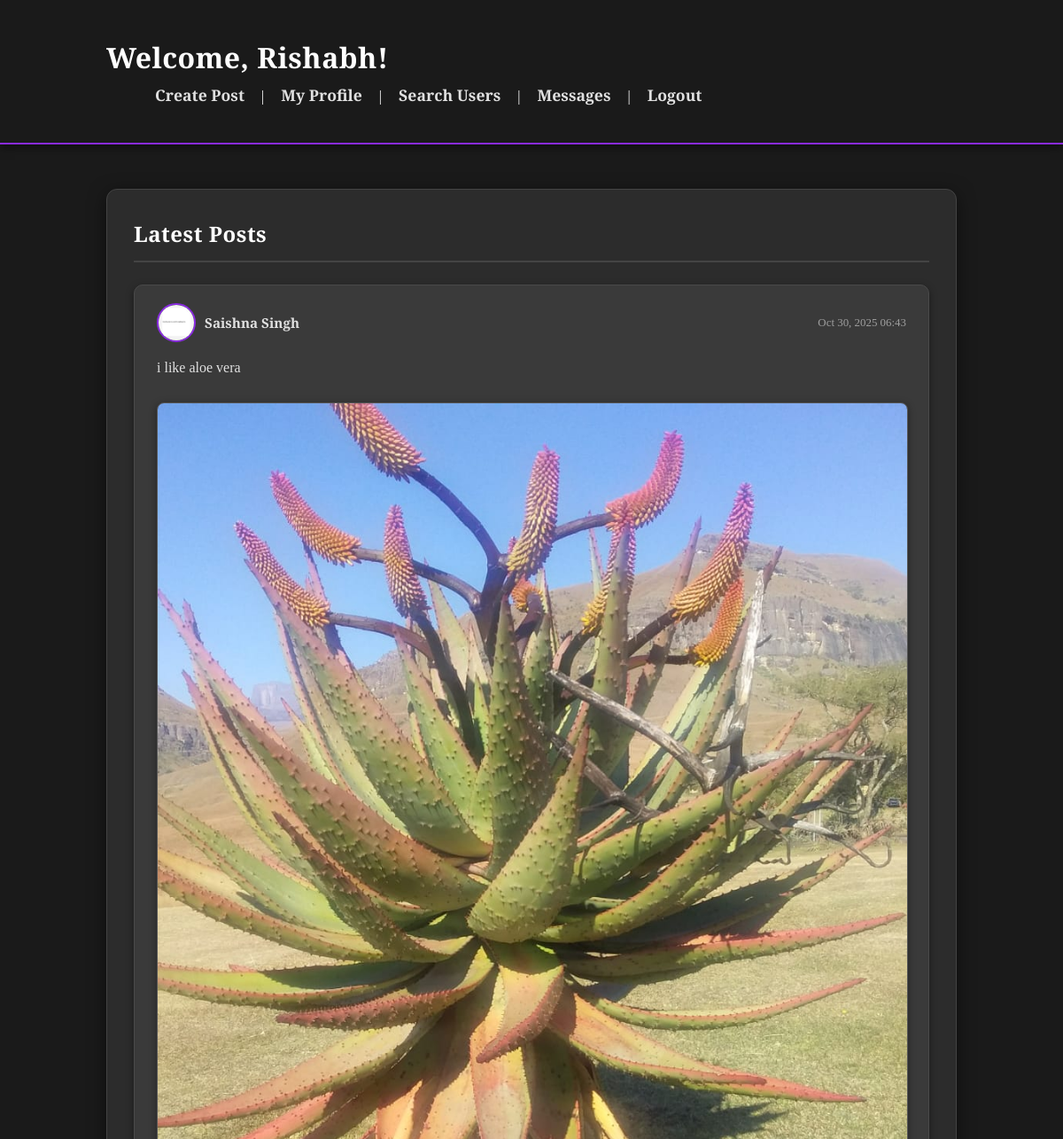
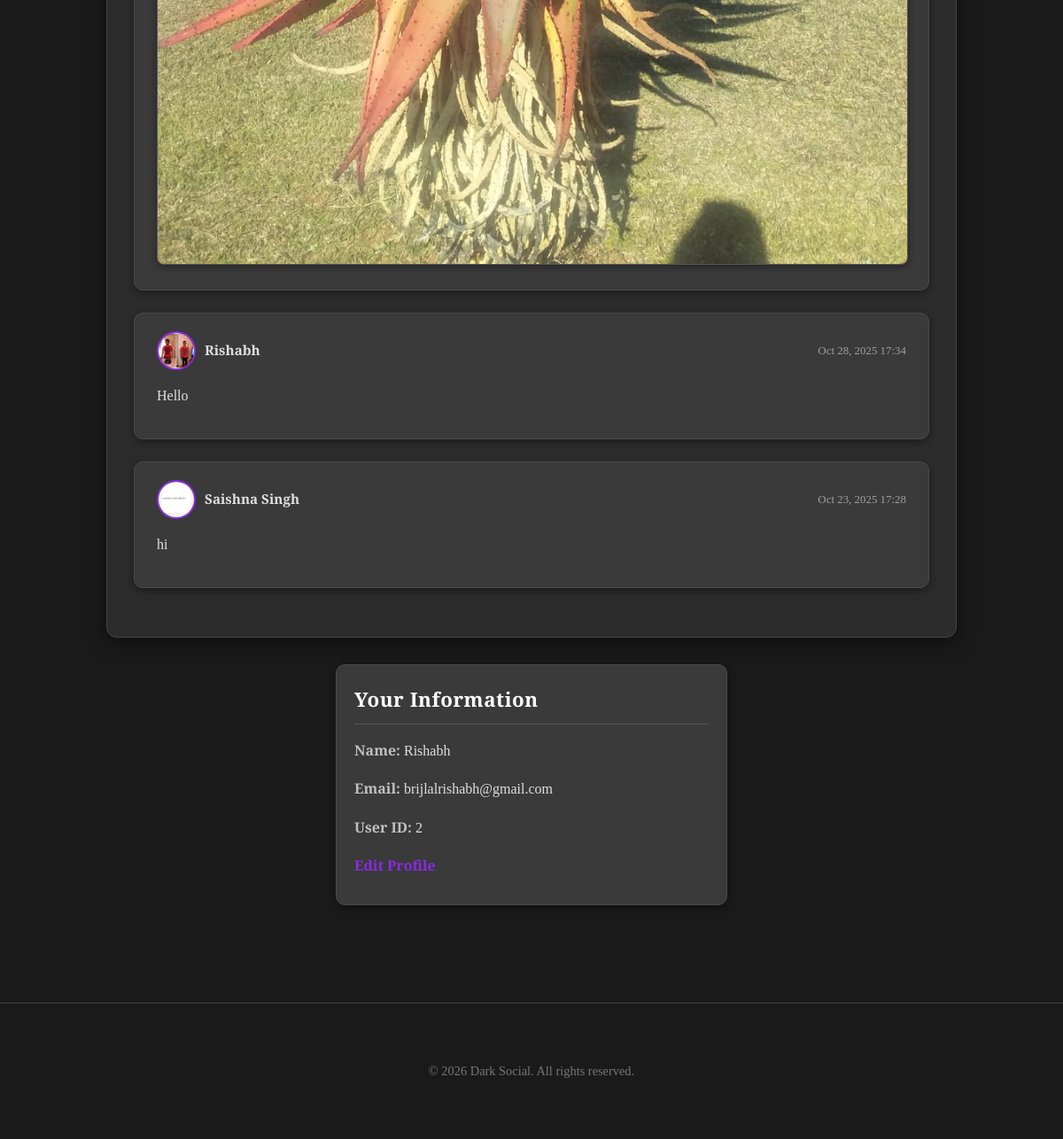
The app's page /pages/dashboard.php (signed in) with its own data (2 pictures, top to bottom).
### tables this page shows
CREATE TABLE `posts` (
  `post_id` int(11) NOT NULL,
  `user_id` int(11) NOT NULL,
  `content` text NOT NULL,
  `image_path` varchar(255) DEFAULT NULL,
  `created_at` timestamp NOT NULL DEFAULT current_timestamp()
);

CREATE TABLE `users` (
  `user_id` int(11) NOT NULL,
  `full_name` varchar(255) NOT NULL,
  `email` varchar(255) NOT NULL,
  `password_hash` varchar(255) NOT NULL,
  `profile_picture` varchar(255) DEFAULT NULL,
  `created_at` timestamp NOT NULL DEFAULT current_timestamp()
);

### pages/dashboard.php (the view, shortened to what this page needs)
<?php
require_once '../includes/db_connection.php';
$user_id = $_SESSION['user_id'];
$user_name = $_SESSION['full_name'];
$user_email = $_SESSION['user_email'];
$all_posts = [];
try {
    $sql_posts = "SELECT p.*, u.full_name AS author_name, u.profile_picture AS author_pic
                  FROM posts p
                  JOIN users u ON p.user_id = u.user_id
                  ORDER BY p.created_at DESC
                  LIMIT 50";
    $stmt_posts = $pdo->prepare($sql_posts);
    $stmt_posts->execute();
    $all_posts = $stmt_posts->fetchAll();
} catch (PDOException $e) {
    die("Error fetching posts: " . $e->getMessage());
}
?>
<!DOCTYPE html>
<html lang="en">
<head>
    <link rel="stylesheet" href="../css/style.css">
</head>
<body>
    <header class="dashboard-header">
        <div class="container">
            <h1>Welcome, <?php echo htmlspecialchars($user_name); ?>!</h1>
            <nav>
                <a href="create_post.php">Create Post</a> |
                <a href="profile.php?user_id=<?php echo $user_id; ?>">My Profile</a> |
                <a href="search_users.php">Search Users</a> |
                <a href="messages.php">Messages</a> |
                <a href="logout.php">Logout</a>
            </nav>
        </div>
    </header>
    <div class="container">
        <section class="dashboard-content">
            <h2>Latest Posts</h2>
            <?php if (empty($all_posts)): ?>
                <p>No posts found yet. Be the first to post!</p>
            <?php else: ?>
                <?php foreach ($all_posts as $post): ?>
                    <div class="post-item">
                        <div class="post-author-info">
                        <img src="<?php echo htmlspecialchars($post['author_pic'] ? '../' . $post['author_pic'] : '../images/default_profile.png'); ?>" alt="Author Pic" class="profile-pic-small">
                            <a href="profile.php?user_id=<?php echo $post['user_id']; ?>">
                                <strong><?php echo htmlspecialchars($post['author_name']); ?></strong>
                            </a>
                            <span class="post-timestamp"><?php echo date('M j, Y H:i', strtotime($post['created_at'])); ?></span>
                        </div>
                        <p><?php echo nl2br(htmlspecialchars($post['content'])); ?></p>
                        <?php if (!empty($post['image_path'])): ?><img src="<?php echo '../' . htmlspecialchars($post['image_path']); ?>" alt="Post Image" class="post-image"><?php endif; ?>
                    </div>
                <?php endforeach; ?>
            <?php endif; ?>
        </section>
        <section class="user-info-box">
            <h3>Your Information</h3>
            <p><strong>Name:</strong> <?php echo htmlspecialchars($user_name); ?></p>
            <p><strong>Email:</strong> <?php echo htmlspecialchars($user_email); ?></p>
            <p><strong>User ID:</strong> <?php echo $user_id; ?></p>
            <p><a href="edit_profile.php">Edit Profile</a></p>
        </section>
    </div>
    <footer>
        <div class="container">
            <p>&copy; <?php echo date('Y'); ?> Dark Social. All rights reserved.</p>
        </div>
    </footer>
</body>
</html>

### css/style.css (style rules this page uses)
body { font-family: 'Crimson Text', serif; margin: 0; padding: 0; background-color: #1a1a1a; color: #e0e0e0; line-height: 1.7; }
h1, h2, h3, h4, h5, h6 { font-family: 'Playfair Display', serif; color: #8a2be2; margin-top: 0; margin-bottom: 15px; letter-spacing: 0.5px; }
a { color: #8a2be2; text-decoration: none; transition: color 0.3s ease; }
.container { width: 90%; max-width: 960px; margin: 0 auto; padding: 20px 0; }
.login-form, .register-form, .forgot-password-form, .set-password-form, .edit-profile-section, .search-section, .messages-container, .conversation-list, .message-area, .create-post-section, .profile-section, .user-info-box { background-color: #2c2c2c; padding: 35px; border-radius: 12px; box-shadow: 0 5px 20px rgba(0, 0, 0, 0.5); max-width: 400px; margin: 40px auto; text-align: center; border: 1px solid #444; }
.dashboard-header { background-color: #1a1a1a; color: white; padding: 18px 0; box-shadow: 0 3px 10px rgba(0,0,0,0.5); border-bottom: 2px solid #8a2be2; }
.dashboard-header h1 { color: white; margin: 0; display: inline-block; vertical-align: middle; font-size: 2em; }
.dashboard-header nav { display: inline-block; vertical-align: middle; margin-left: 40px; }
.dashboard-header nav a { color: #e0e0e0; text-decoration: none; margin: 0 15px; font-size: 1.1em; font-weight: bold; transition: color 0.3s ease; }
.dashboard-content { background-color: #2c2c2c; padding: 30px; border-radius: 12px; box-shadow: 0 5px 20px rgba(0, 0, 0, 0.5); margin-top: 30px; border: 1px solid #444; }
.dashboard-content h2 { color: #ffffff; border-bottom: 2px solid #444; padding-bottom: 10px; margin-bottom: 25px; }
.post-item { background-color: #3a3a3a; padding: 20px 25px; border-radius: 10px; margin-bottom: 25px; box-shadow: 0 3px 10px rgba(0, 0, 0, 0.4); border: 1px solid #4a4a4a; }
.post-author-info { display: flex; align-items: center; gap: 10px; margin-bottom: 15px; font-size: 0.95em; color: #c0c0c0; }
.post-author-info a { color: #e0e0e0; font-weight: bold; }
.post-timestamp { margin-left: auto; font-size: 0.85em; color: #9e9e9e; }
.post-item p { margin-top: 0; margin-bottom: 15px; color: #e0e0e0; }
.post-image { max-width: 100%; height: auto; border-radius: 8px; margin-top: 10px; border: 1px solid #555; box-shadow: 0 2px 8px rgba(0,0,0,0.4); }
.user-info-box { background-color: #3a3a3a; padding: 20px; border-radius: 10px; margin-top: 30px; text-align: left; box-shadow: 0 3px 10px rgba(0,0,0,0.4); border: 1px solid #4a4a4a; }
.user-info-box h3 { margin-top: 0; color: #ffffff; font-size: 1.4em; border-bottom: 1px solid #555; padding-bottom: 8px; margin-bottom: 15px; }
.user-info-box p { margin-bottom: 10px; color: #e0e0e0; }
.user-info-box strong { color: #c0c0c0; }
.user-info-box a { color: #8a2be2; font-weight: bold; }
footer { text-align: center; padding: 30px; margin-top: 50px; color: #777; font-size: 0.9em; border-top: 1px solid #444; }
.profile-pic-small { width: 40px; height: 40px; border-radius: 50%; object-fit: cover; border: 2px solid #8a2be2; }

### records on screen
posts: user.profile_picture (picture), user.full_name "Saishna Singh", created_at "Oct 30, 2025 06:43", content "i like aloe vera", image_path (picture)
posts: user.profile_picture (picture), user.full_name "Rishabh", created_at "Oct 28, 2025 17:34", content "Hello"
posts: user.profile_picture (picture), user.full_name "Saishna Singh", created_at "Oct 23, 2025 17:28", content "hi"

### other values on screen
$user_name "Rishabh"
$user_email "brijlalrishabh@gmail.com"
$user_id "2"
